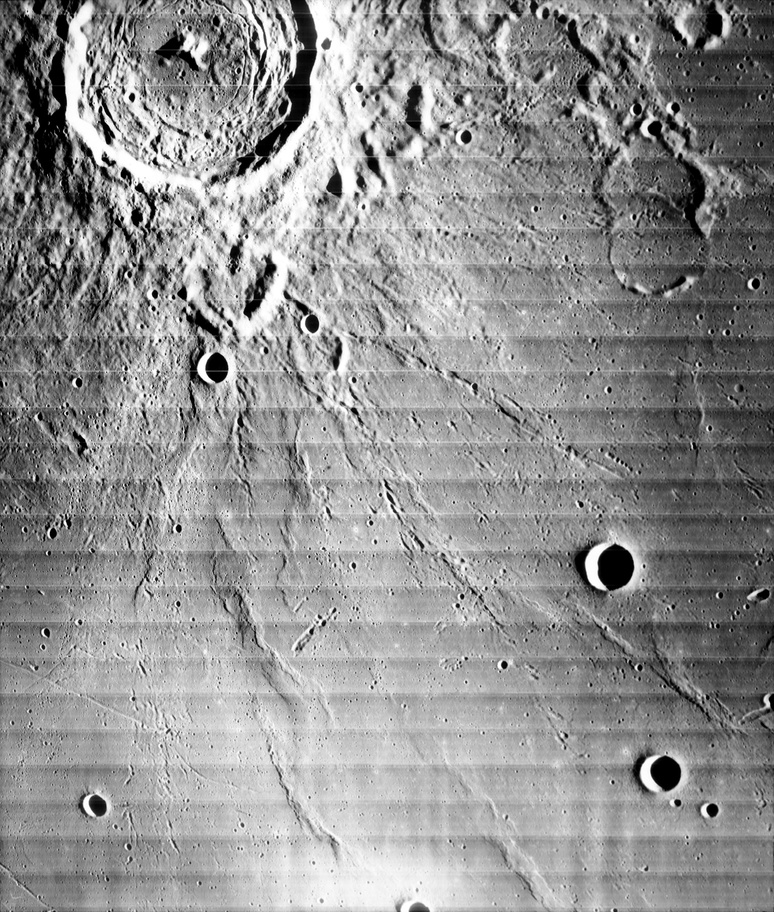
#> input picture moon/moon_1.jpg, 774 x 912 px, shrunk from 2684 x 3164 before the run, given in place of moon_1.png, which was not available
$ jupyter execute FT-Images.ipynb   (text cells are left out)
#> lines starting #> are read from the running program, lines starting #| are printed output that depends on the picture; pictures that were not available may be replaced by others from this repository, and a replacement may not be noted
[cell 1]
import numpy as np
from numpy import sin, cos, exp, pi
import matplotlib.pyplot as plt
from matplotlib.colors import LogNorm
from math import ceil, floor
from numpy.fft import fft2, ifft2
from matplotlib.pyplot import figure
#plt.rcParams["figure.figsize"] = (10,10)

def rgb2gray(rgb):
    return np.dot(rgb[...,:3], [0.2989, 0.5870, 0.1140])

def center_spectrum(image):
    image = np.roll(image, image.shape[0]//2, axis=0)
    image = np.roll(image, image.shape[1]//2, axis=1)
    return image

def plot_spectrum(im_fft):
    from matplotlib.colors import LogNorm
    # A logarithmic colormap
    im_fft = center_spectrum(im_fft)
    #im_fft = im_fft[(im_fft.shape[0]//4-100):(im_fft.shape[0]//4+100),(im_fft.shape[1]//2-100):(im_fft.shape[1]//2+100)]
    plt.imshow(np.abs(im_fft), norm=LogNorm(vmin=5))
    plt.colorbar()

def plot_image(image, title=''):
    plt.figure()
    plt.imshow(image, plt.cm.gray)
    plt.title(title)
    plt.show()

def remove_lines(f_image, border=1, treshold=1e3, keep_u=5, keep_d=5):
    f_image2 = f_image.copy()
    f_image_cut = np.where(np.abs(f_image2)<treshold, f_image2, f_image2/np.abs(f_image2)*treshold)
    #f_image_cut = np.where(np.abs(f_image2)>treshold, f_image2, 0)
    r, c = f_image2.shape
    #f_image2 = np.zeros(f_image.shape)
    f_image2[:,0:border] = f_image_cut[:,0:border]
    f_image2[:,(c-border):c] = f_image_cut[:,(c-border):c]
    keep = list(range(0, keep_d)) + list(range(f_image.shape[0]-keep_u,f_image.shape[0]))
    #print(keep)
    #print(f_image2[keep,:])
    f_image2[keep,:] = f_image[keep,:]
    #f_image2[keep,:] = 0
    return f_image2

[cell 2]
image = plt.imread(r'moon\moon_1.png').astype(float)
#> image: shape (912, 774, 3) float64; min 0, max 255, mean 145
image = rgb2gray(image)
plot_image(image, title='Original image')

[cell 3]
f_image = fft2(image)
plot_spectrum(f_image)
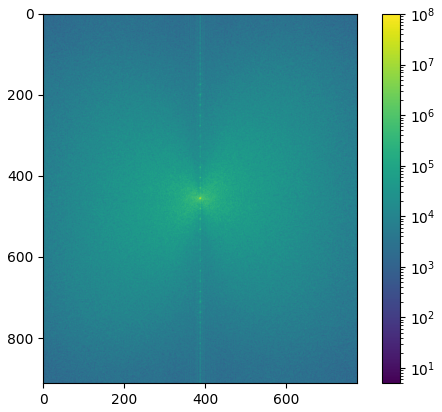
#> figure drawn by matplotlib, 2 panels

[cell 4]
f_image_filtered = remove_lines(f_image, border=1, treshold=0, keep_u=10, keep_d=10)
plot_spectrum(f_image_filtered)

[cell 5]
image_filtered = ifft2(f_image_filtered).real
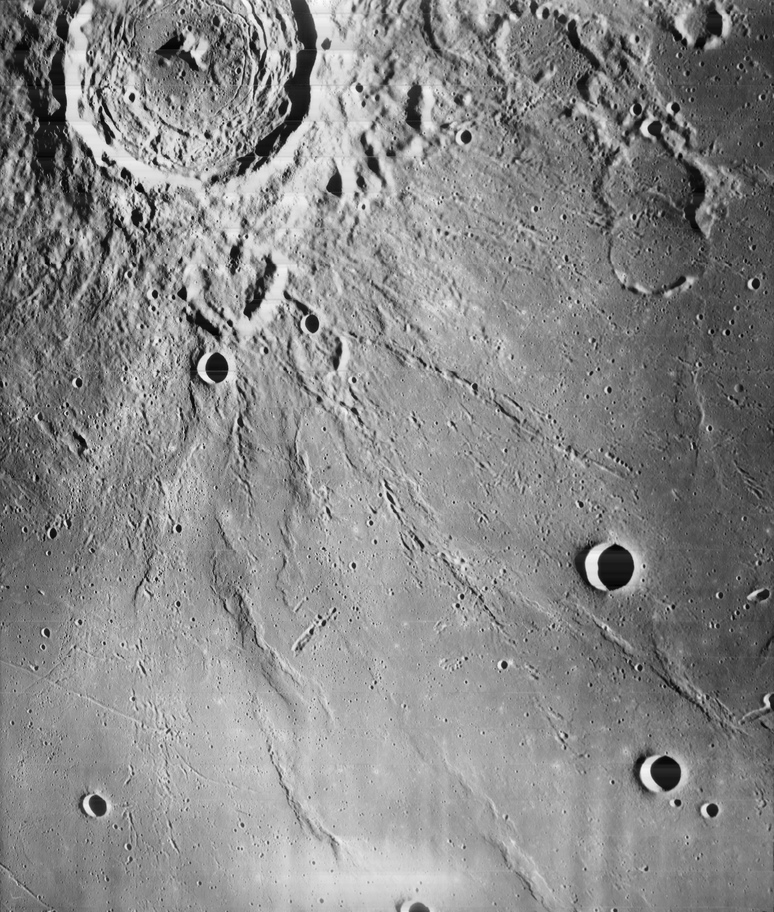
#> image_filtered: shape (912, 774) float64; min -25.4, max 292.1, mean 144.9; drawn with min black and max white
plot_image(image_filtered, 'Filtered image')

$ run again, with moon/lo3_m121_new.png saved as moon/moon_1.jpg
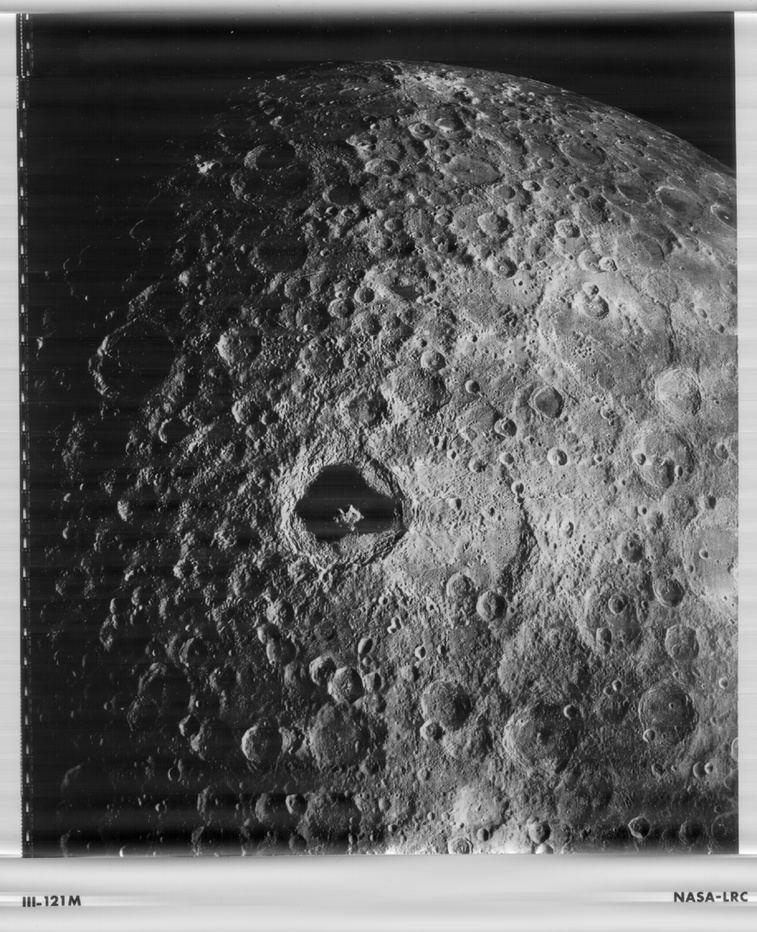
#> input picture moon/lo3_m121_new.png, 757 x 932 px, shrunk from 923 x 1137 before the run, given in place of moon_1.png, which was not available
#> `[cell 3] f_image = fft2(image) plot_spectrum(f_image)`:
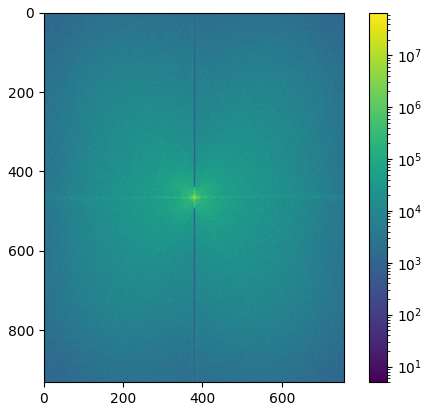
#> figure drawn by matplotlib, 2 panels
#> `image_filtered = ifft2(f_image_filtered).real`:
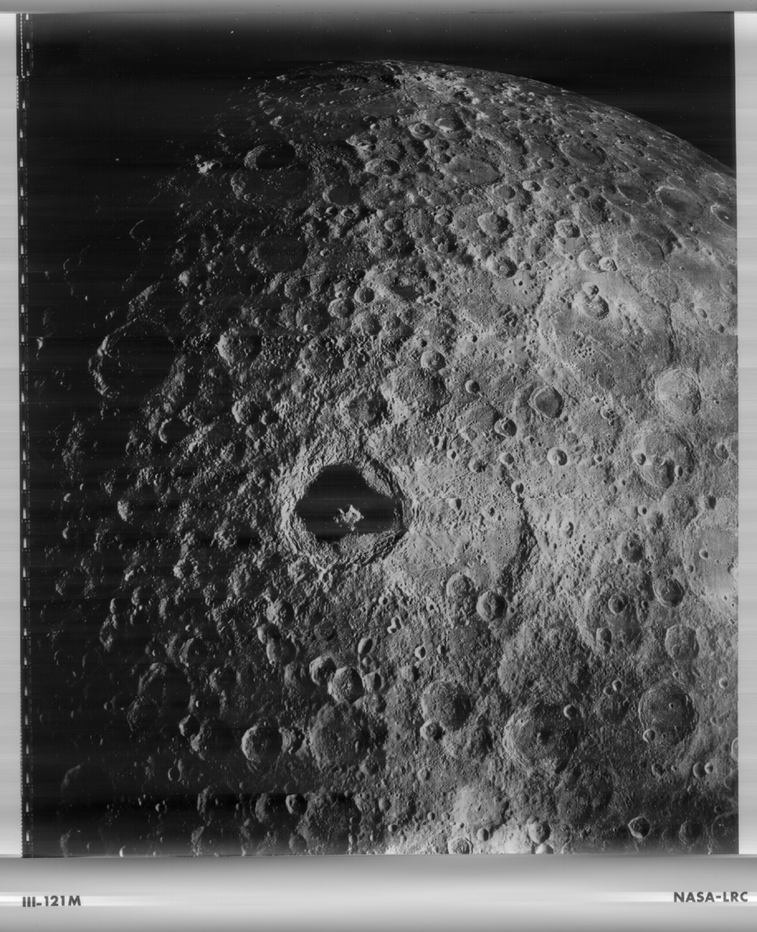
#> image_filtered: shape (932, 757) float64; min 0.233, max 286.7, mean 93.7; drawn with min black and max white
